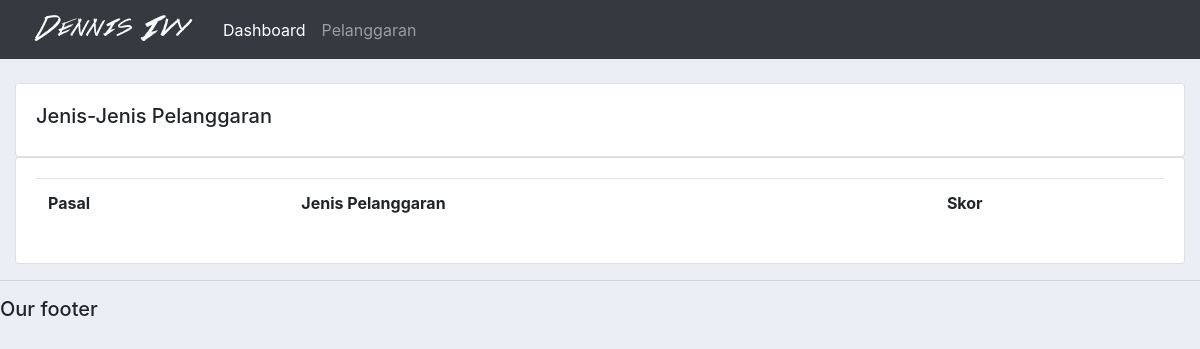
Before: /pelanggaran/ with the older database file.
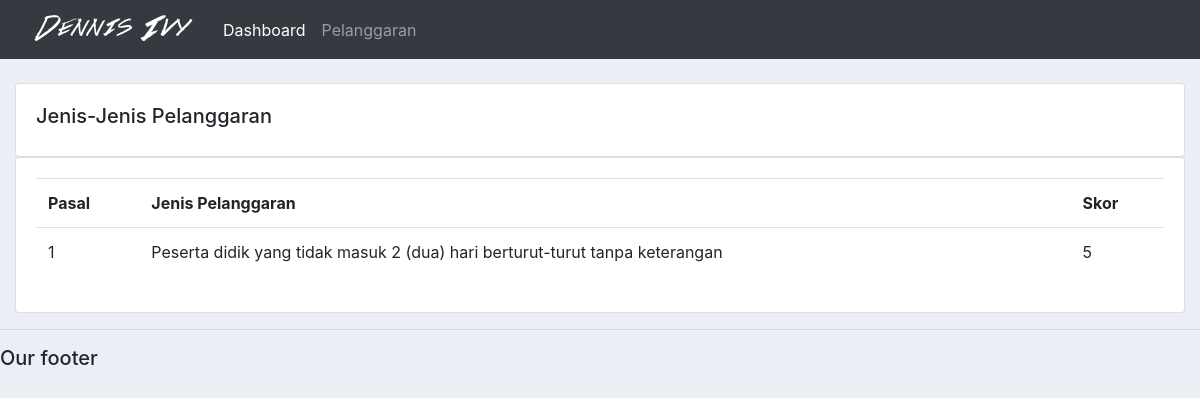
After: the same page with the newer database file.
### skor/models.py (models this page shows, shortened)
class Pasal(models.Model):
    nama = models.CharField(max_length=200, null=True, unique=True)
    jenis = models.CharField(max_length=200, null=True, unique=True)
    skor = models.IntegerField(null=True)
    date_created = models.DateTimeField(auto_now_add=True, null=True)
    class Meta:
        verbose_name_plural = " Pasal"

### skor/views.py (the view)
# urls.py: path('pelanggaran/', views.pelanggaran, name='pelanggaran'),
def pelanggaran(request):
    pasals = Pasal.objects.all()
    context = {
        'pasals': pasals
    }
    return render(request, 'skor/pelanggaran.html', context)

### skor/templates/skor/pelanggaran.html
{% extends 'skor/base.html' %}
{% block content %}
<div class="container-fluid">
    <br>
    <div class="row">
        <div class="col-md">
            <div class="card card-body">
                <h5>Jenis-Jenis Pelanggaran</h5>
            </div>
            <div class="card card-body">
                <table class="table">
                    <tr>
                        <th>Pasal</th>
                        <th>Jenis Pelanggaran</th>
                        <th>Skor</th>
                    </tr>
                    {% for pasal in pasals %}
                    <tr>
                        <td>{{pasal.nama}}</td>
                        <td>{{pasal.jenis}}</td>
                        <td>{{pasal.skor}}</td>
                    </tr>
                    {% endfor %}
                </table>
            </div>
        </div>
    </div>
</div>
{% endblock %}

### skor/templates/skor/base.html (shortened to what this page needs)
{% load static %}
<!DOCTYPE html>
<html lang="en">
<head>
    <link rel="stylesheet" href="https://maxcdn.bootstrapcdn.com/bootstrap/4.0.0/css/bootstrap.min.css">
    <link rel="stylesheet" type="text/css" href="{% static '/css/main.css' %}">
</head>
<body>
    {% include 'skor/navbar.html' %}
    {% block content %}
    {% endblock %}
    <hr>
    <h5>Our footer</h5>
</body>
</html>

### skor/templates/skor/navbar.html (shortened to what this page needs)
{% load static %}
<nav class="navbar navbar-expand-lg navbar-dark bg-dark">
<img src="{% static 'images/logo.png' %}">
<div class="collapse navbar-collapse" id="navbarNav">
    <ul class="navbar-nav">
    <li class="nav-item active">
        <a class="nav-link" href="{% url 'home' %}">Dashboard</a>
    </li>
    <li class="nav-item">
        <a class="nav-link" href="{% url 'pelanggaran' %}">Pelanggaran</a>
    </li>
    </ul>
</div>
</nav>

### static/css/main.css (style rules this page uses)
body { background-color: #ebeff5; }

Changed rows visible on the page:
added Pasal: nama "1", jenis "Peserta didik yang tidak masuk 2 (dua) hari berturut-turut tanpa keterangan", skor "5"
